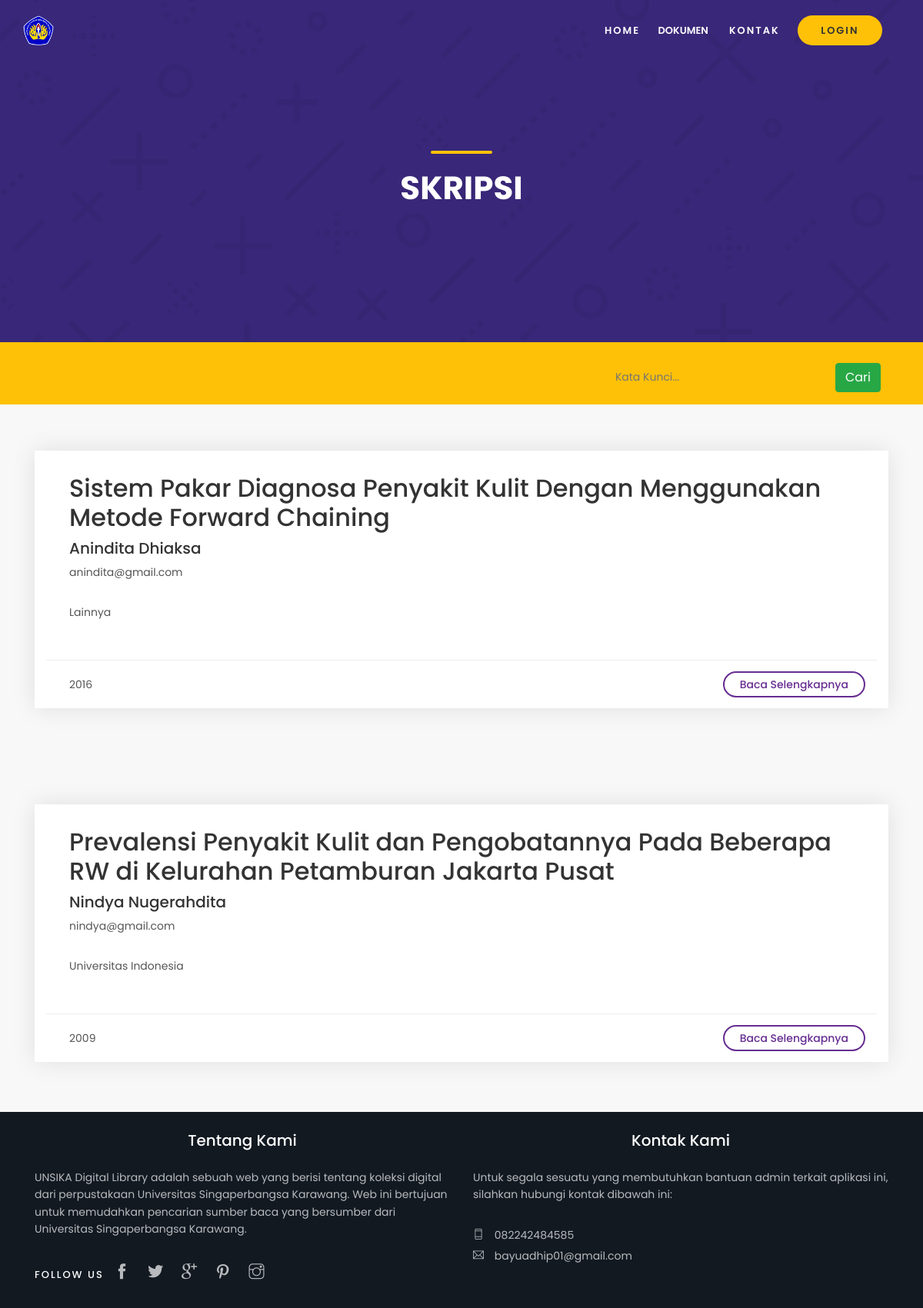
The page /index.php/home/skripsi on the database its author committed.
### tables this page shows
CREATE TABLE `skripsi` (
  `id_skripsi` int(4) NOT NULL,
  `judul` varchar(300) NOT NULL,
  `penulis` varchar(300) NOT NULL,
  `email` varchar(200) NOT NULL,
  `tahun` varchar(4) NOT NULL,
  `universitas` varchar(300) NOT NULL,
  `file` varchar(300) NOT NULL
);

### application/controllers/Home.php (called while the page is built, shortened)
<?php
class Home extends CI_Controller {
	public function __construct()
	{
		$this->load->database();
		$this->load->library(['ion_auth', 'form_validation']);
		$this->load->helper(['url', 'language']);
		$this->load->model(['umum_model','anggota_model', 'jurnal_model' , 'ebook_model', 'skripsi_model', 'lainnya_model']);
	}
	public function skripsi()
	{
		$data['skripsi'] = $this->skripsi_model->getAll();
		$this->load->view('skripsi/skripsi', $data);
	}
}

### index.php (called while the page is built, shortened)
<?php
require_once BASEPATH.'core/CodeIgniter.php';

### application/models/skripsi_model.php (called while the page is built, shortened)
<?php defined('BASEPATH') OR exit('No direct script access allowed');
class skripsi_model extends CI_Model
{
    private $_table = "skripsi";
    public function getAll()
    {
        $this->db->select('skripsi.*');
        return $this->db->get($this->_table)->result();
    }
}

### application/views/skripsi/skripsi.php (the view, shortened to what this page needs)
<!DOCTYPE html>
<html lang="en">
<head>
</head>
<body>
	<header class="header fadeInDown">
	</header>
	<main>
		<section id="hero_in" class="cart_section">
			<div class="wrapper">
				<div class="container">
					<h1 class="fadeInUp"><span></span>SKRIPSI</h1>
				</div>
			</div>
		</section>
		<div class="filters_listing sticky_horizontal">
			<div class="container">
				<ul class="clearfix ">
					<li class="float-right">
					<?=form_open_multipart('proses/search_skripsi') ?>
					<div class="form-inline">
							<div class="form-group">
                                <input required type="text" name='keyword' placeholder="Kata Kunci..." class='form-control-plaintext col-md-12'>
                            </div>
							<button  type="submit" class="btn btn-success waves-effect waves-light">Cari</button>
					</div>
					</li>
				</ul>
			</div>
		</div>
		<?php foreach ($skripsi as $j): ?>
		<div class="container margin_60_35">
			<div class="box_list wow">
					<div class="col-lg-12">
						<div class="wrapper">
							<h2><?=$j->judul?></h2>
							<h5><?=$j->penulis?></h5>
							<p><?=$j->email?></p>
							<p><?=$j->universitas?></p>
						</div>
						<ul>
							<li><?= $j->tahun ?></li>
							<li><a href="<?=site_url('home/detail_skripsi/'.$j->id_skripsi)?>">Baca Selengkapnya</a></li>
						</ul>
					</div>
				</div>
		</div>
		<?php endforeach;?>
	</main>
	<footer>
	</footer>
</body>
</html>

### assets/css/wizard.css (style rules this page uses)
.form-group { position: relative; }

### rows shown on the page
skripsi: judul "Sistem Pakar Diagnosa Penyakit Kulit Dengan Menggunakan Metode Forward Chaining", penulis "Anindita Dhiaksa", email "anindita@gmail.com", universitas "Lainnya", tahun "2016"
skripsi: judul "Prevalensi Penyakit Kulit dan Pengobatannya Pada Beberapa RW di Kelurahan Petamburan Jakarta Pusat", penulis "Nindya Nugerahdita", email "nindya@gmail.com", universitas "Universitas Indonesia", tahun "2009"
